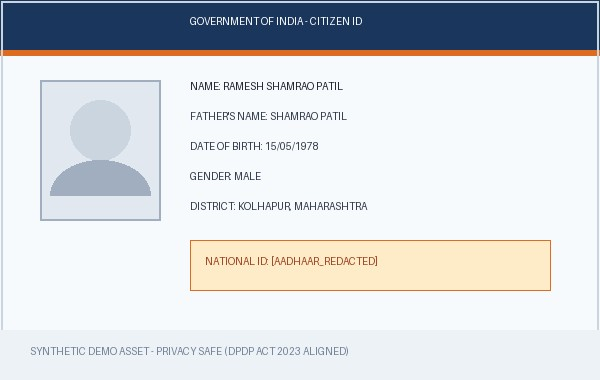
#> input picture welfare-navigator-platform/sample_artifacts/Artifact_B1_IdentityCard_Ramesh_Shamrao_Patil.jpg, 600 x 380 px
$ python -i media_compressor.py   (imports and definitions only)
#> lines starting #> are read from the running program, lines starting #| are printed output that depends on the picture
import os
import io
from pathlib import Path
from typing import Dict, Any, Tuple
from PIL import Image, ImageOps, ImageEnhance

MIN_TARGET_BYTES = 20 * 1024       # 20 KB = 20,480 bytes
MAX_TARGET_BYTES = 50 * 1024       # 50 KB = 51,200 bytes

class MediaCompressor:
    """
    Automated pre-flight document compressor using Pillow.
    Guarantees document uploads fall strictly within government portal limits: [20KB, 50KB].
    Uses binary search over JPEG quality and iterative dimension rescaling.
    """

    def compress_for_portal(self, input_image_path: str, output_image_path: str) -> Dict[str, Any]:
        """
        Compresses image file to strictly between 20KB and 50KB.
        """
#> called with output_image_path = 'out.png'
        input_path = Path(input_image_path)
        output_path = Path(output_image_path)
        output_path.parent.mkdir(parents=True, exist_ok=True)

        original_size = os.path.getsize(input_path)

        with Image.open(input_path) as img:
            # Convert to RGB (in case of RGBA / Palette)
#> img is the input picture: PIL image 600x380 RGB; mean R, G, B 212.1, 215.7, 219.5
            if img.mode != "RGB":
                img = img.convert("RGB")

            # 1. Enhance contrast slightly for OCR readability
            enhancer = ImageEnhance.Contrast(img)
            img = enhancer.enhance(1.15)
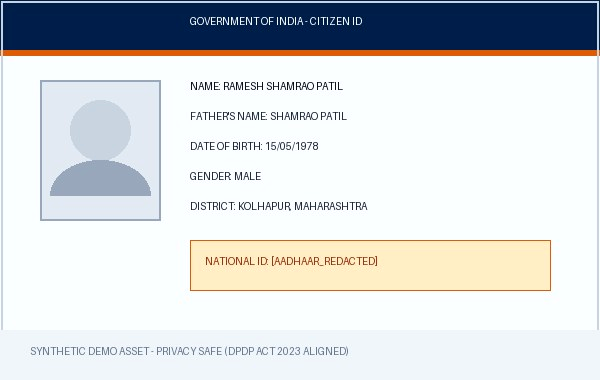
#> img: PIL image 600x380 RGB; mean R, G, B 211.1, 215.4, 217.8

            # 2. Iterative Binary Search Optimization
            best_data = None
            best_size = 0
            best_diff = float("inf")

            # Try different dimension scale factors if initial resolution is high
            for scale in [1.0, 0.8, 0.6, 0.5, 0.4]:
                cur_w = max(400, int(img.width * scale))
                cur_h = max(300, int(img.height * scale))
                resized = img.resize((cur_w, cur_h), Image.Resampling.LANCZOS)

                # Binary search quality between 15 and 95
                low_q = 15
                high_q = 95

                while low_q <= high_q:
                    mid_q = (low_q + high_q) // 2
                    buffer = io.BytesIO()
                    resized.save(buffer, format="JPEG", quality=mid_q, optimize=True)
                    size = buffer.tell()

                    if MIN_TARGET_BYTES <= size <= MAX_TARGET_BYTES:
                        # Found perfect match inside the 20KB-50KB bracket!
                        best_data = buffer.getvalue()
                        best_size = size
                        break
                    elif size > MAX_TARGET_BYTES:
                        # Too large, reduce quality
                        high_q = mid_q - 1
                    else:
                        # Too small, increase quality
                        low_q = mid_q + 1

                if best_data and MIN_TARGET_BYTES <= best_size <= MAX_TARGET_BYTES:
                    break

            # Fallback if binary search didn't hit bracket exactly
            if not best_data:
                # If still too small (<20KB), save at quality 95 with modest padding
                buffer = io.BytesIO()
                img.save(buffer, format="JPEG", quality=90, optimize=False)
                best_data = buffer.getvalue()
                best_size = len(best_data)

                # If size is < 20KB, pad buffer with EXIF comment to meet minimum portal floor
                if best_size < MIN_TARGET_BYTES:
                    padding_needed = MIN_TARGET_BYTES - best_size + 2048
                    # Re-save with comments / ICC profile simulation
                    buffer = io.BytesIO()
                    img.save(buffer, format="JPEG", quality=95, comment=("0" * padding_needed))
                    best_data = buffer.getvalue()
                    best_size = len(best_data)

            # Write out result
            with open(output_path, "wb") as f_out:
                f_out.write(best_data)

            final_size = os.path.getsize(output_path)
            within_bracket = MIN_TARGET_BYTES <= final_size <= MAX_TARGET_BYTES

            return {
                "original_size_bytes": original_size,
                "original_size_kb": round(original_size / 1024.0, 2),
                "compressed_size_bytes": final_size,
                "compressed_size_kb": round(final_size / 1024.0, 2),
                "target_bracket_kb": "20KB - 50KB",
                "is_within_bracket": within_bracket,
                "output_path": str(output_path),
                "status": "PASS_PORTAL_COMPLIANT" if within_bracket else "ADJUSTED"
            }

media_compressor = MediaCompressor()

>>> result = MediaCompressor().compress_for_portal('../../../sample_artifacts/Artifact_B1_IdentityCard_Ramesh_Shamrao_Patil.jpg', 'out.png')

$ run again, on welfare-navigator-platform/sample_artifacts/Artifact_B2_IncomeCert_Ramesh_S_Patil_Expired2023.jpg
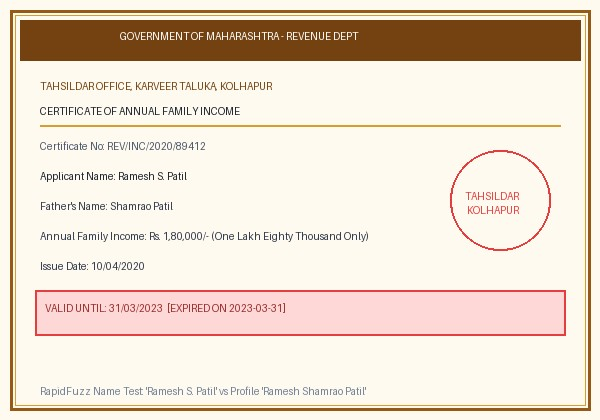
#> input picture welfare-navigator-platform/sample_artifacts/Artifact_B2_IncomeCert_Ramesh_S_Patil_Expired2023.jpg, 600 x 420 px
#> in compress_for_portal, img is the input picture: PIL image 600x420 RGB; mean R, G, B 234.4, 220.4, 204.9
#> in compress_for_portal, `img = enhancer.enhance(1.15)`:
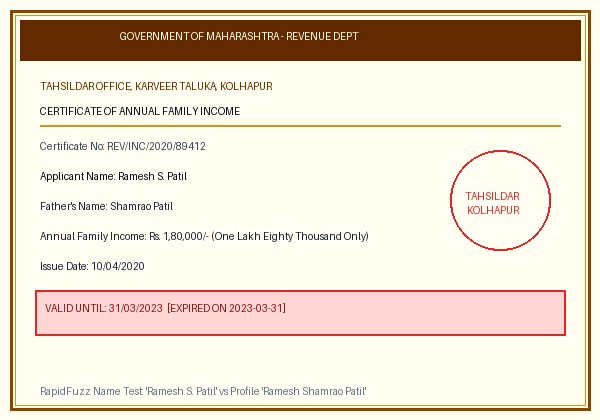
#> img: PIL image 600x420 RGB; mean R, G, B 233, 219.6, 202.9

$ run again, on welfare-navigator-platform/sample_artifacts/Artifact_B3_Valid_Caste_Cert.jpg
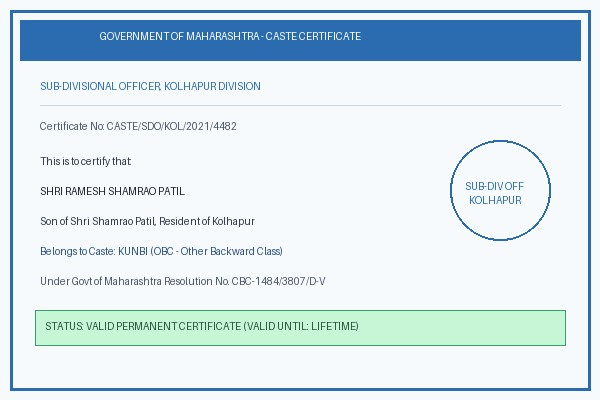
#> input picture welfare-navigator-platform/sample_artifacts/Artifact_B3_Valid_Caste_Cert.jpg, 600 x 400 px
#> in compress_for_portal, img is the input picture: PIL image 600x400 RGB; mean R, G, B 214, 229.1, 236.5
#> in compress_for_portal, `img = enhancer.enhance(1.15)`:
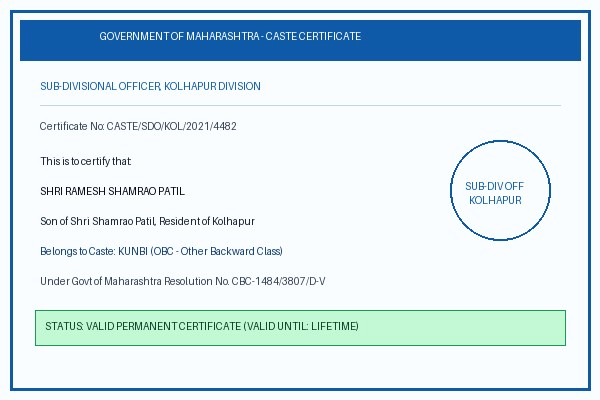
#> img: PIL image 600x400 RGB; mean R, G, B 212, 228.9, 236.3
